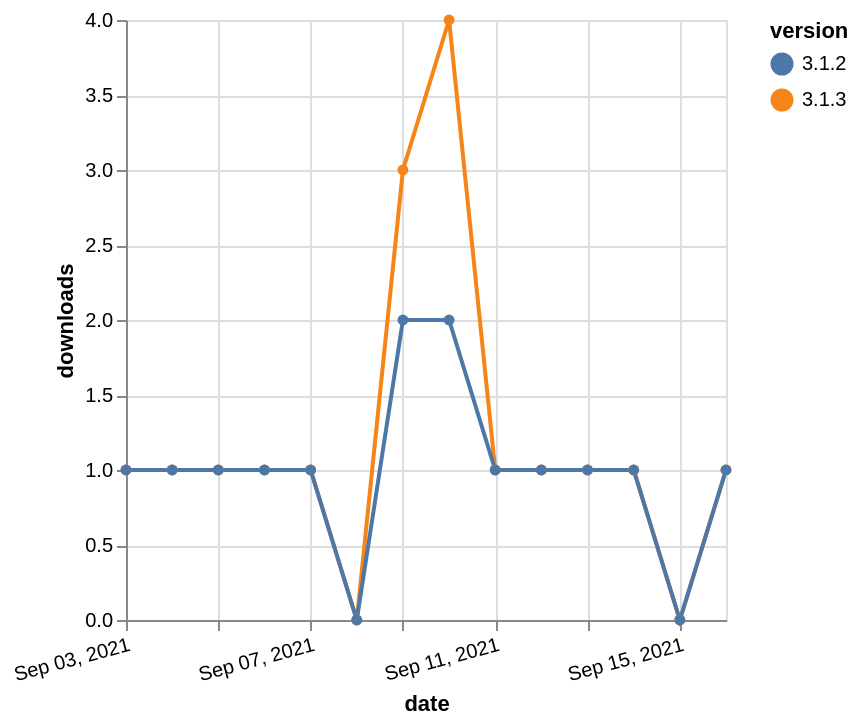

Write the Vega-Lite specification saved for this chart.
### Vega-Lite specification from a JSON file in a GitHub repository (floating-point values rounded to 4 significant figures)
{"$schema": "https://vega.github.io/schema/vega-lite/v5.json", "description": "A simple bar chart with embedded data.", "data": {"values": [{"date": "2021-09-03", "total": 212, "delta": 1, "version": "3.1.3"}, {"date": "2021-09-04", "total": 213, "delta": 1, "version": "3.1.3"}, {"date": "2021-09-05", "total": 214, "delta": 1, "version": "3.1.3"}, {"date": "2021-09-06", "total": 215, "delta": 1, "version": "3.1.3"}, {"date": "2021-09-07", "total": 216, "delta": 1, "version": "3.1.3"}, {"date": "2021-09-08", "total": 216, "delta": 0, "version": "3.1.3"}, {"date": "2021-09-09", "total": 219, "delta": 3, "version": "3.1.3"}, {"date": "2021-09-10", "total": 223, "delta": 4, "version": "3.1.3"}, {"date": "2021-09-11", "total": 224, "delta": 1, "version": "3.1.3"}, {"date": "2021-09-12", "total": 225, "delta": 1, "version": "3.1.3"}, {"date": "2021-09-13", "total": 226, "delta": 1, "version": "3.1.3"}, {"date": "2021-09-14", "total": 227, "delta": 1, "version": "3.1.3"}, {"date": "2021-09-15", "total": 227, "delta": 0, "version": "3.1.3"}, {"date": "2021-09-16", "total": 228, "delta": 1, "version": "3.1.3"}, {"date": "2021-09-03", "total": 359, "delta": 1, "version": "3.1.2"}, {"date": "2021-09-04", "total": 360, "delta": 1, "version": "3.1.2"}, {"date": "2021-09-05", "total": 361, "delta": 1, "version": "3.1.2"}, {"date": "2021-09-06", "total": 362, "delta": 1, "version": "3.1.2"}, {"date": "2021-09-07", "total": 363, "delta": 1, "version": "3.1.2"}, {"date": "2021-09-08", "total": 363, "delta": 0, "version": "3.1.2"}, {"date": "2021-09-09", "total": 365, "delta": 2, "version": "3.1.2"}, {"date": "2021-09-10", "total": 367, "delta": 2, "version": "3.1.2"}, {"date": "2021-09-11", "total": 368, "delta": 1, "version": "3.1.2"}, {"date": "2021-09-12", "total": 369, "delta": 1, "version": "3.1.2"}, {"date": "2021-09-13", "total": 370, "delta": 1, "version": "3.1.2"}, {"date": "2021-09-14", "total": 371, "delta": 1, "version": "3.1.2"}, {"date": "2021-09-15", "total": 371, "delta": 0, "version": "3.1.2"}, {"date": "2021-09-16", "total": 372, "delta": 1, "version": "3.1.2"}]}, "width": "container", "mark": {"type": "line", "point": {"filled": true}}, "encoding": {"x": {"field": "date", "type": "temporal", "timeUnit": "yearmonthdate", "title": "date", "axis": {"labelAngle": -15}}, "y": {"field": "delta", "type": "quantitative", "title": "downloads"}, "color": {"field": "version", "type": "nominal"}, "tooltip": {"field": "delta"}}}
